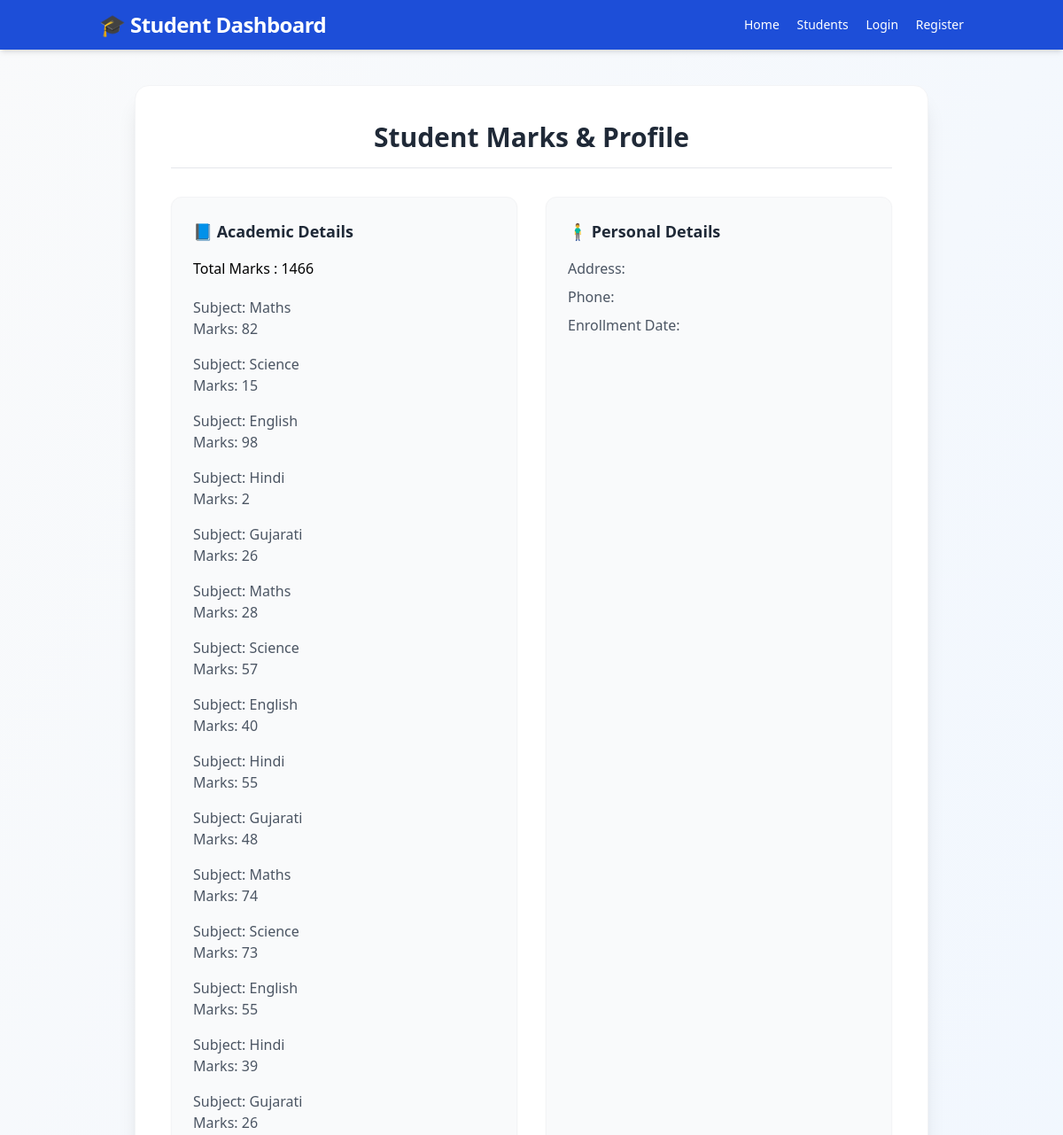
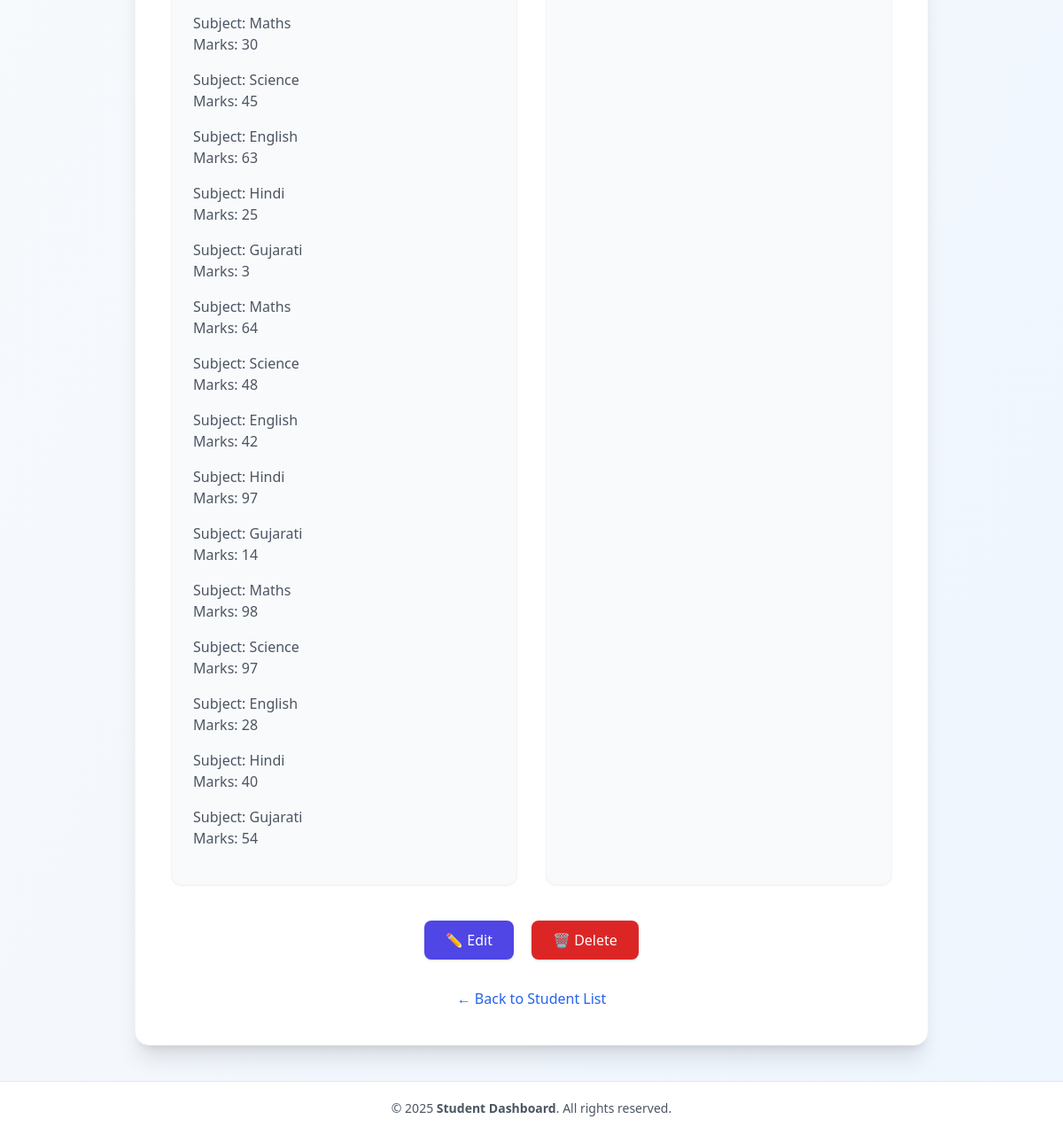
/student-details/STU-02/, run on the app's committed database (2 pictures, top to bottom).
### vege/models.py (models this page shows, shortened)
class SubjectMarks(models.Model):
    student = models.ForeignKey(Students, on_delete=models.CASCADE, related_name='studentmarks')
    subject = models.ForeignKey(Subject, on_delete=models.CASCADE,)
    marks = models.IntegerField()
    class Meta:
        unique_together = ('student', 'subject')

class Subject(models.Model):
    subject_name = models.CharField(max_length=100)

### vege/views.py (the view)
# urls.py: path('student-details/<str:student_id>/', get_student_details, name='student_details'),
def get_student_details(request, student_id):
    student_marks = SubjectMarks.objects.filter(student__student_id__student_id = student_id)
    total_marks = student_marks.aggregate(total_marks=Sum('marks'))
    return render(request, 'student-details.html', {'student_marks': student_marks , 'total_marks': total_marks})

### vege/templates/student-details.html (shortened to what this page needs)
<!DOCTYPE html>
<html lang="en">
<head>
    <script src="https://cdn.tailwindcss.com"></script>
</head>
<body class="bg-gradient-to-br from-gray-50 to-blue-50 font-sans flex flex-col min-h-screen">
    <nav class="bg-blue-700 text-white shadow-md sticky top-0 z-50">
        <div class="container mx-auto px-6 py-3 flex justify-between items-center">
            <h1 class="text-2xl font-semibold tracking-tight">🎓 Student Dashboard</h1>
            <div class="space-x-4 text-sm font-medium">
                <a href="{% url 'home' %}" class="hover:text-blue-200 transition">Home</a>
                <a href="{% url 'students' %}" class="hover:text-blue-200 transition">Students</a>
                {% if user.is_authenticated %}
                    <a href="{% url 'profile' %}" class="hover:text-blue-200 transition">Profile</a>
                    <a href="{% url 'logout' %}" class="hover:text-blue-200 transition">Logout</a>
                {% else %}
                    <a href="{% url 'login' %}" class="hover:text-blue-200 transition">Login</a>
                    <a href="{% url 'register' %}" class="hover:text-blue-200 transition">Register</a>
                {% endif %}
            </div>
        </div>
    </nav>
    <main class="flex-grow container mx-auto px-6 py-10">
        <div class="bg-white rounded-2xl shadow-xl p-10 max-w-4xl mx-auto border border-gray-100">
            <h2 class="text-3xl font-bold text-gray-800 mb-8 text-center border-b pb-4">
                Student Marks & Profile
            </h2>
            <div class="grid grid-cols-1 md:grid-cols-2 gap-8">
                <div class="bg-gray-50 rounded-xl p-6 border border-gray-100 shadow-sm">
                    <h3 class="text-lg font-semibold text-gray-800 mb-4 flex items-center gap-2">
                        📘 Academic Details
                    </h3>
                <h4 class="mb-5">Total Marks : {{ total_marks.total_marks }}</h4>
                    {% for smarks in student_marks %}
                        <div class="mb-4">
                            <p class="text-gray-600"><span class="font-medium">Subject:</span> {{ smarks.subject.subject_name }}</p>
                            <p class="text-gray-600"><span class="font-medium">Marks:</span> {{ smarks.marks }}</p>
                        </div>
                    {% endfor %}
                </div>
                <div class="bg-gray-50 rounded-xl p-6 border border-gray-100 shadow-sm">
                    <h3 class="text-lg font-semibold text-gray-800 mb-4 flex items-center gap-2">
                        🧍‍♂️ Personal Details
                    </h3>
                    <p class="text-gray-600 mb-2"><span class="font-medium">Address:</span> {{ student.student_address }}</p>
                    <p class="text-gray-600 mb-2"><span class="font-medium">Phone:</span> {{ student.student_phone }}</p>
                    <p class="text-gray-600 mb-2"><span class="font-medium">Enrollment Date:</span> {{ student.enrollment_date|date:"F j, Y" }}</p>
                </div>
            </div>
            <div class="flex justify-center space-x-5 mt-10">
                <a href="#"
                   class="px-6 py-2.5 bg-indigo-600 text-white rounded-lg shadow hover:bg-indigo-700 hover:shadow-lg transition">
                   ✏️ Edit
                </a>
                <form action="#"
                      method="POST"
                      onsubmit="return confirm('Are you sure you want to delete this student?');">
                    <button type="submit"
                            class="px-6 py-2.5 bg-red-600 text-white rounded-lg shadow hover:bg-red-700 hover:shadow-lg transition">
                        🗑️ Delete
                    </button>
                </form>
            </div>
            <div class="mt-8 text-center">
                <a href="{% url 'students' %}" class="text-blue-600 font-medium hover:underline">
                    ← Back to Student List
                </a>
            </div>
        </div>
    </main>
    <footer class="bg-white border-t border-gray-200 text-gray-600 text-sm py-5 text-center">
        © 2025 <span class="font-semibold">Student Dashboard</span>. All rights reserved.
    </footer>
</body>
</html>

### data on the page
SubjectMarks: subject.subject_name "Maths", marks "82"
SubjectMarks: subject.subject_name "Science", marks "15"
SubjectMarks: subject.subject_name "English", marks "98"
SubjectMarks: subject.subject_name "Hindi", marks "2"
SubjectMarks: subject.subject_name "Gujarati", marks "26"
SubjectMarks: subject.subject_name "Maths", marks "28"
SubjectMarks: subject.subject_name "Science", marks "57"
SubjectMarks: subject.subject_name "English", marks "40"
SubjectMarks: subject.subject_name "Hindi", marks "55"
SubjectMarks: subject.subject_name "Gujarati", marks "48"
SubjectMarks: subject.subject_name "Maths", marks "74"
SubjectMarks: subject.subject_name "Science", marks "73"
SubjectMarks: subject.subject_name "English", marks "55"
SubjectMarks: subject.subject_name "Hindi", marks "39"
SubjectMarks: subject.subject_name "Gujarati", marks "26"
SubjectMarks: subject.subject_name "Maths", marks "30"
SubjectMarks: subject.subject_name "Science", marks "45"
SubjectMarks: subject.subject_name "English", marks "63"
SubjectMarks: subject.subject_name "Hindi", marks "25"
SubjectMarks: subject.subject_name "Gujarati", marks "3"
SubjectMarks: subject.subject_name "Maths", marks "64"
SubjectMarks: subject.subject_name "Science", marks "48"
SubjectMarks: subject.subject_name "English", marks "42"
SubjectMarks: subject.subject_name "Hindi", marks "97"
SubjectMarks: subject.subject_name "Gujarati", marks "14"
SubjectMarks: subject.subject_name "Maths", marks "98"
SubjectMarks: subject.subject_name "Science", marks "97"
SubjectMarks: subject.subject_name "English", marks "28"
SubjectMarks: subject.subject_name "Hindi", marks "40"
SubjectMarks: subject.subject_name "Gujarati", marks "54"

### other printed values
{{ total_marks.total_marks }} "1466"
